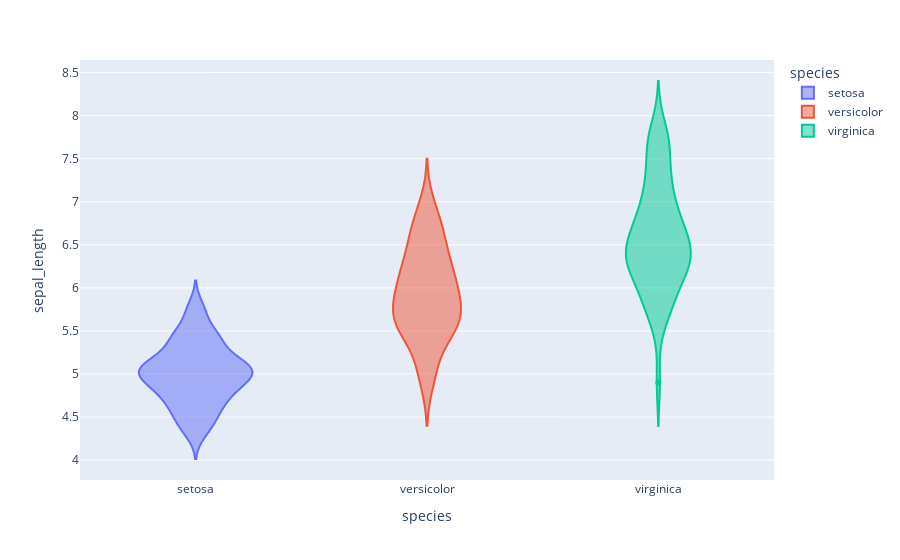

The notebook cell saved with this chart:
### Markdown cell above
---
## 5.Violin Plot
- `box=True` will include the boxplot inside the violin plot

### Code cell
fig5 = px.violin(df,x='species',y='sepal_length',color='species',box=True)
fig5.show()

### Figure 1 — Plotly figure (JSON) as saved in the notebook; plotly's stock layout.template omitted (floating-point values rounded to 4 significant figures)
{"data": [{"alignmentgroup": "True", "box": {"visible": false}, "hovertemplate": "species=%{x}<br>sepal_length=%{y}<extra></extra>", "legendgroup": "setosa", "marker": {"color": "#636efa"}, "name": "setosa", "offsetgroup": "setosa", "orientation": "v", "scalegroup": "True", "showlegend": true, "type": "violin", "x": ["setosa", "setosa", "setosa", "setosa", "setosa", "setosa", "setosa", "setosa", "setosa", "setosa", "setosa", "setosa", "setosa", "setosa", "setosa", "setosa", "setosa", "setosa", "setosa", "setosa", "setosa", "setosa", "setosa", "setosa", "setosa", "setosa", "setosa", "setosa", "setosa", "setosa", "setosa", "setosa", "setosa", "setosa", "setosa", "setosa", "setosa", "setosa", "setosa", "setosa", "setosa", "setosa", "setosa", "setosa", "setosa", "setosa", "setosa", "setosa", "setosa", "setosa"], "x0": " ", "xaxis": "x", "y": [5.1, 4.9, 4.7, 4.6, 5, 5.4, 4.6, 5, 4.4, 4.9, 5.4, 4.8, 4.8, 4.3, 5.8, 5.7, 5.4, 5.1, 5.7, 5.1, 5.4, 5.1, 4.6, 5.1, 4.8, 5, 5, 5.2, 5.2, 4.7, 4.8, 5.4, 5.2, 5.5, 4.9, 5, 5.5, 4.9, 4.4, 5.1, 5, 4.5, 4.4, 5, 5.1, 4.8, 5.1, 4.6, 5.3, 5], "y0": " ", "yaxis": "y"}, {"alignmentgroup": "True", "box": {"visible": false}, "hovertemplate": "species=%{x}<br>sepal_length=%{y}<extra></extra>", "legendgroup": "versicolor", "marker": {"color": "#EF553B"}, "name": "versicolor", "offsetgroup": "versicolor", "orientation": "v", "scalegroup": "True", "showlegend": true, "type": "violin", "x": ["versicolor", "versicolor", "versicolor", "versicolor", "versicolor", "versicolor", "versicolor", "versicolor", "versicolor", "versicolor", "versicolor", "versicolor", "versicolor", "versicolor", "versicolor", "versicolor", "versicolor", "versicolor", "versicolor", "versicolor", "versicolor", "versicolor", "versicolor", "versicolor", "versicolor", "versicolor", "versicolor", "versicolor", "versicolor", "versicolor", "versicolor", "versicolor", "versicolor", "versicolor", "versicolor", "versicolor", "versicolor", "versicolor", "versicolor", "versicolor", "versicolor", "versicolor", "versicolor", "versicolor", "versicolor", "versicolor", "versicolor", "versicolor", "versicolor", "versicolor"], "x0": " ", "xaxis": "x", "y": [7, 6.4, 6.9, 5.5, 6.5, 5.7, 6.3, 4.9, 6.6, 5.2, 5, 5.9, 6, 6.1, 5.6, 6.7, 5.6, 5.8, 6.2, 5.6, 5.9, 6.1, 6.3, 6.1, 6.4, 6.6, 6.8, 6.7, 6, 5.7, 5.5, 5.5, 5.8, 6, 5.4, 6, 6.7, 6.3, 5.6, 5.5, 5.5, 6.1, 5.8, 5, 5.6, 5.7, 5.7, 6.2, 5.1, 5.7], "y0": " ", "yaxis": "y"}, {"alignmentgroup": "True", "box": {"visible": false}, "hovertemplate": "species=%{x}<br>sepal_length=%{y}<extra></extra>", "legendgroup": "virginica", "marker": {"color": "#00cc96"}, "name": "virginica", "offsetgroup": "virginica", "orientation": "v", "scalegroup": "True", "showlegend": true, "type": "violin", "x": ["virginica", "virginica", "virginica", "virginica", "virginica", "virginica", "virginica", "virginica", "virginica", "virginica", "virginica", "virginica", "virginica", "virginica", "virginica", "virginica", "virginica", "virginica", "virginica", "virginica", "virginica", "virginica", "virginica", "virginica", "virginica", "virginica", "virginica", "virginica", "virginica", "virginica", "virginica", "virginica", "virginica", "virginica", "virginica", "virginica", "virginica", "virginica", "virginica", "virginica", "virginica", "virginica", "virginica", "virginica", "virginica", "virginica", "virginica", "virginica", "virginica", "virginica"], "x0": " ", "xaxis": "x", "y": [6.3, 5.8, 7.1, 6.3, 6.5, 7.6, 4.9, 7.3, 6.7, 7.2, 6.5, 6.4, 6.8, 5.7, 5.8, 6.4, 6.5, 7.7, 7.7, 6, 6.9, 5.6, 7.7, 6.3, 6.7, 7.2, 6.2, 6.1, 6.4, 7.2, 7.4, 7.9, 6.4, 6.3, 6.1, 7.7, 6.3, 6.4, 6, 6.9, 6.7, 6.9, 5.8, 6.8, 6.7, 6.7, 6.3, 6.5, 6.2, 5.9], "y0": " ", "yaxis": "y"}], "layout": {"legend": {"title": {"text": "species"}, "tracegroupgap": 0}, "margin": {"t": 60}, "violinmode": "overlay", "xaxis": {"anchor": "y", "categoryarray": ["setosa", "versicolor", "virginica"], "categoryorder": "array", "domain": [0, 1], "title": {"text": "species"}}, "yaxis": {"anchor": "x", "domain": [0, 1], "title": {"text": "sepal_length"}}}}
